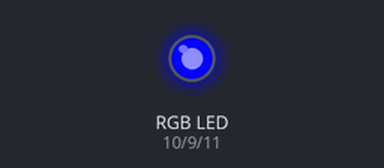
This sketch was run on a simulated Arduino Uno, built with avr-gcc and run on an emulated ATmega328P. Shown: an RGB LED mixed from three pins (HIGH = lit).

Above: at 0.05 s.
At 1.0 s:
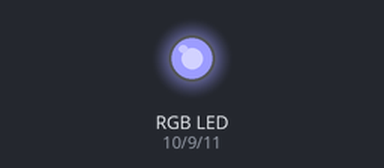
At 1.5 s:
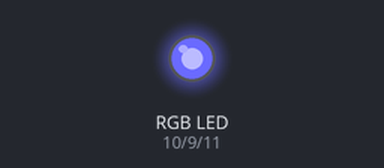
At 2.0 s:
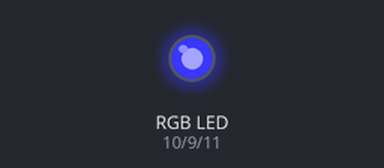
Timing chart, 0 to 8.2 s (numbered marks = the images above):
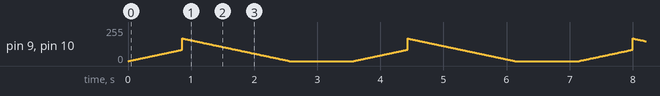

The sketch:

single_rgb.ino
```cpp
// mapping the pins to the colors
const int r = 10;
const int g = 9;
const int b = 11;

void setup() {
  pinMode( r, OUTPUT );
  pinMode( g, OUTPUT );
  pinMode( b, OUTPUT );

  analogWrite( b, 255 );
}

int counter = 0;
int sequence_length = 255;
int exhale_period = 1000;

void loop() {
  // begin step
  if ( counter > sequence_length ) {
    counter = 0;
    delay( exhale_period );
  }

  if ( counter <= ( sequence_length / 3 ) ) {
    analogWrite( g, counter );
    analogWrite( r, counter );
  } else {
    analogWrite( g, sequence_length - counter );
    analogWrite( r, sequence_length - counter );
  }

  // end step
  counter++;
  delay(10);
}
```
